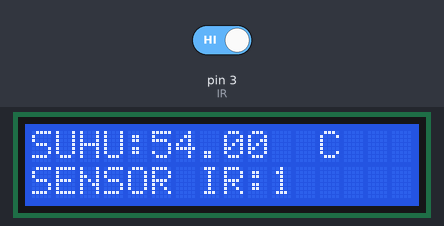
The sketch below on a simulated Arduino Uno, built with avr-gcc and run on an emulated ATmega328P. Parts: 16×2 character LCD. The test bench sets the inputs (shaded band); at power-on: pin 3 (IR) HIGH. Random numbers use the default seed unless the sketch sets one.

Above: at 1.2 s.
1.3 s: pin 3 (IR) driven LOW
At 2.7 s:
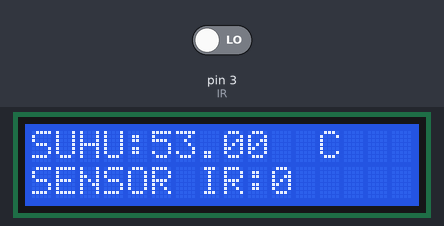
4.6 s: pin 3 (IR) driven HIGH
At 5.8 s:
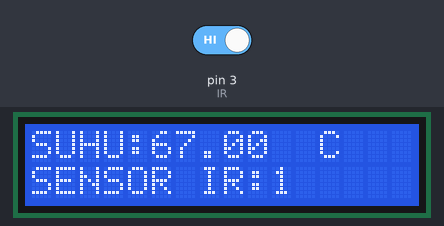
7.7 s: pin 3 (IR) driven LOW
At 11.1 s:
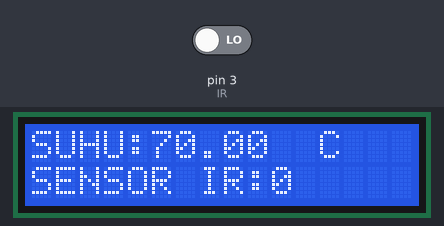
Timing chart, 0 to 12.6 s (numbered marks = the images above; inputs shaded):
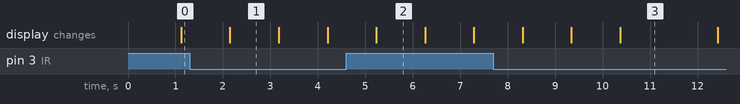

Measured:
- what the display in image 1 shows lasts 1.1 s, from 2.1 s to 3.2 s

The sketch:

LCD_I2C.ino
```cpp
#include <LiquidCrystal_I2C.h>
int IR=3;

//Inisialisasi pembuatan variable
LiquidCrystal_I2C lcd(0x27, 16, 2);
// PanggilLibrary , Variabel , ( Alamat I2C , panjang karakter lcd , lebar karakter lcd)

void setup() {
 //Menentukan Fungsionalitas dari PIN pada Microcontroller
 Serial.begin(115200); //baudrate yang digunakan untuk komunikasi microcontroller dengan komputer
 lcd.begin();
 pinMode(IR,INPUT);
}

void loop() {
  int bacaIR=digitalRead(IR);
  float suhu=random(20.1,75.5);   //DATA SUHU RANDOM
 //Program yang akan dijalankan berulang-ulang
 lcd.clear(); //Untuk Menghapus karakter pada LCD
 lcd.setCursor(0,0); lcd.print("SUHU:");    //setCursor(colom,baris)
 lcd.setCursor(5,0); lcd.print(suhu);
 lcd.setCursor(12,0); lcd.print("C");

 lcd.setCursor(0,1); lcd.print("SENSOR IR:");    //setCursor(colom,baris)
 lcd.setCursor(10,1); lcd.print(bacaIR);
 delay(1000); //Jeda waktu perulagan seama 1000 mili detik
 /*lcd.clear(); //Untuk Menghapus karakter pada LCD
 lcd.setCursor(0,0); lcd.print(" PROJECT");
 lcd.setCursor(0,1); lcd.print(" ARDUINO");
 delay(1000); //Jeda waktu perulagan seama 1000 mili detik
 */
}
```
